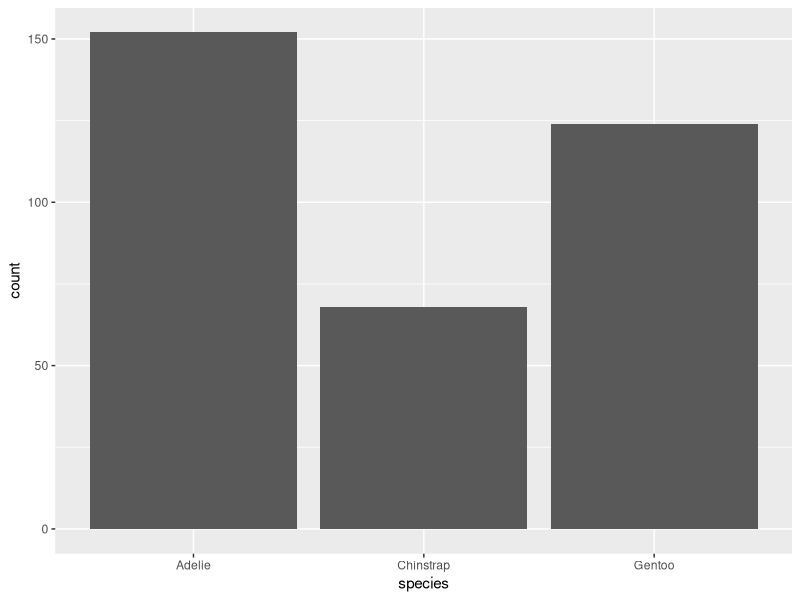
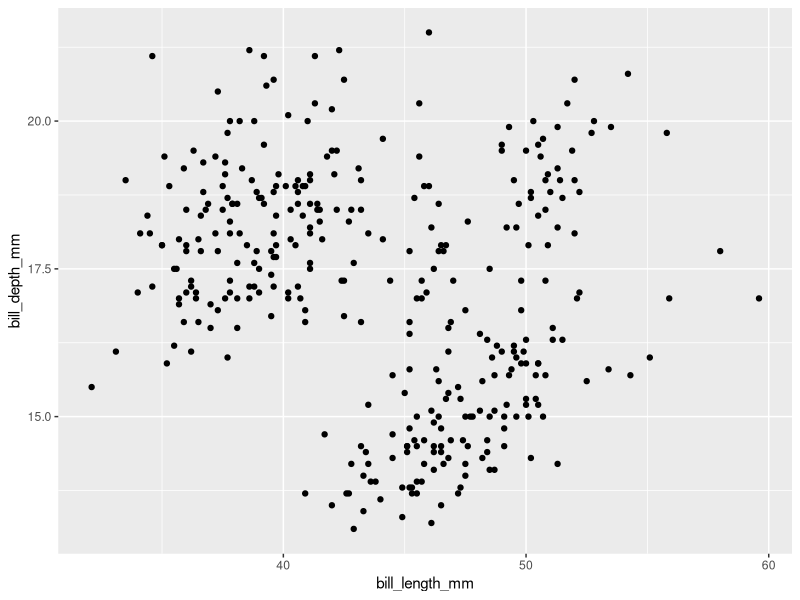

Here is the R script that generated these plots, in order:
## ---- chunk 1
#| label: setup

library(tidyverse)
library(palmerpenguins)
## ---- chunk 2
#| label: load-data

data(penguins)
## ---- chunk 3
#| label: Species Barchart
ggplot(data = penguins) + 
  geom_bar(aes(x= species))
## ---- chunk 4
#| label: scatterplot
ggplot(data = penguins) + 
  geom_point(aes(x = bill_length_mm, 
                 y = bill_depth_mm))
## ---- chunk 5
#| label: scatterplot-with-one-categorical-variable

## ---- chunk 6
#| label: scatterplot-with-two-categorical-variables

